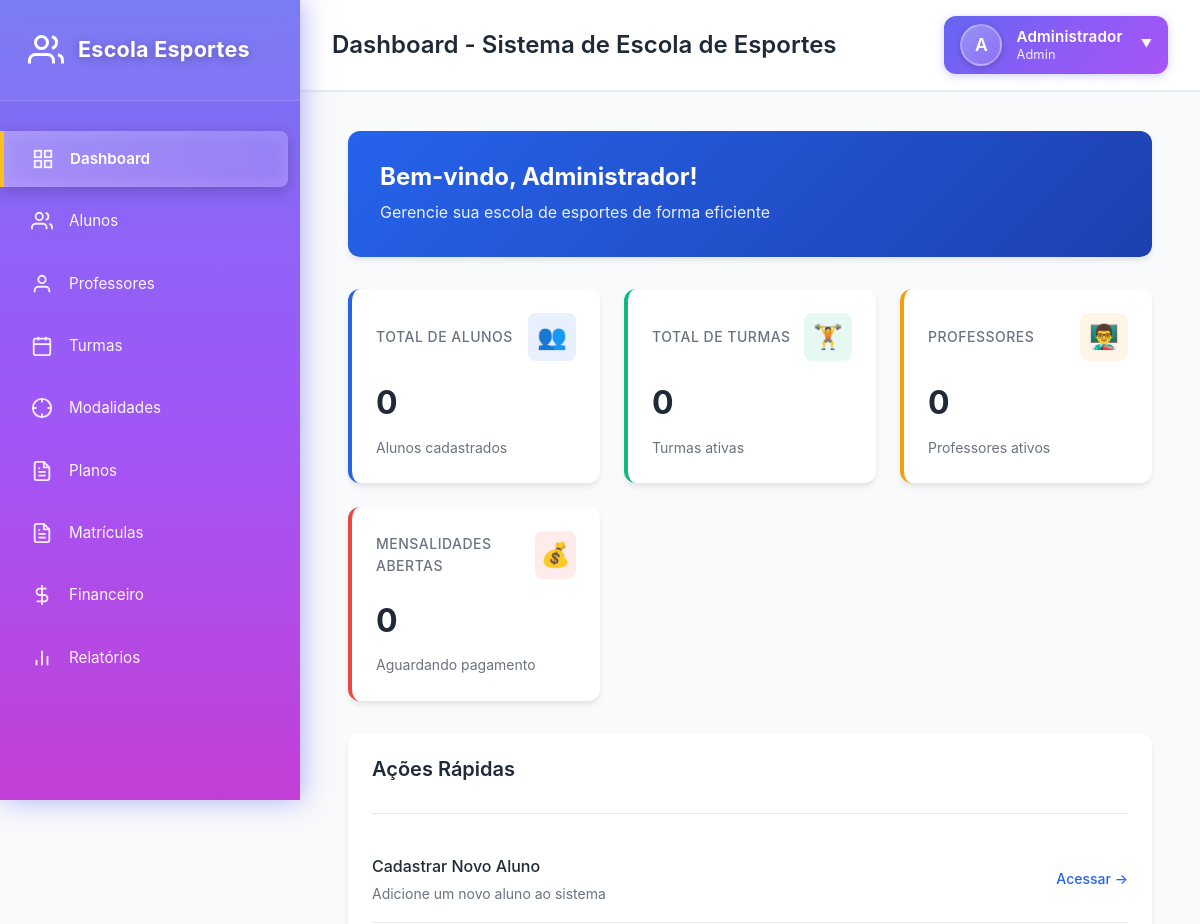
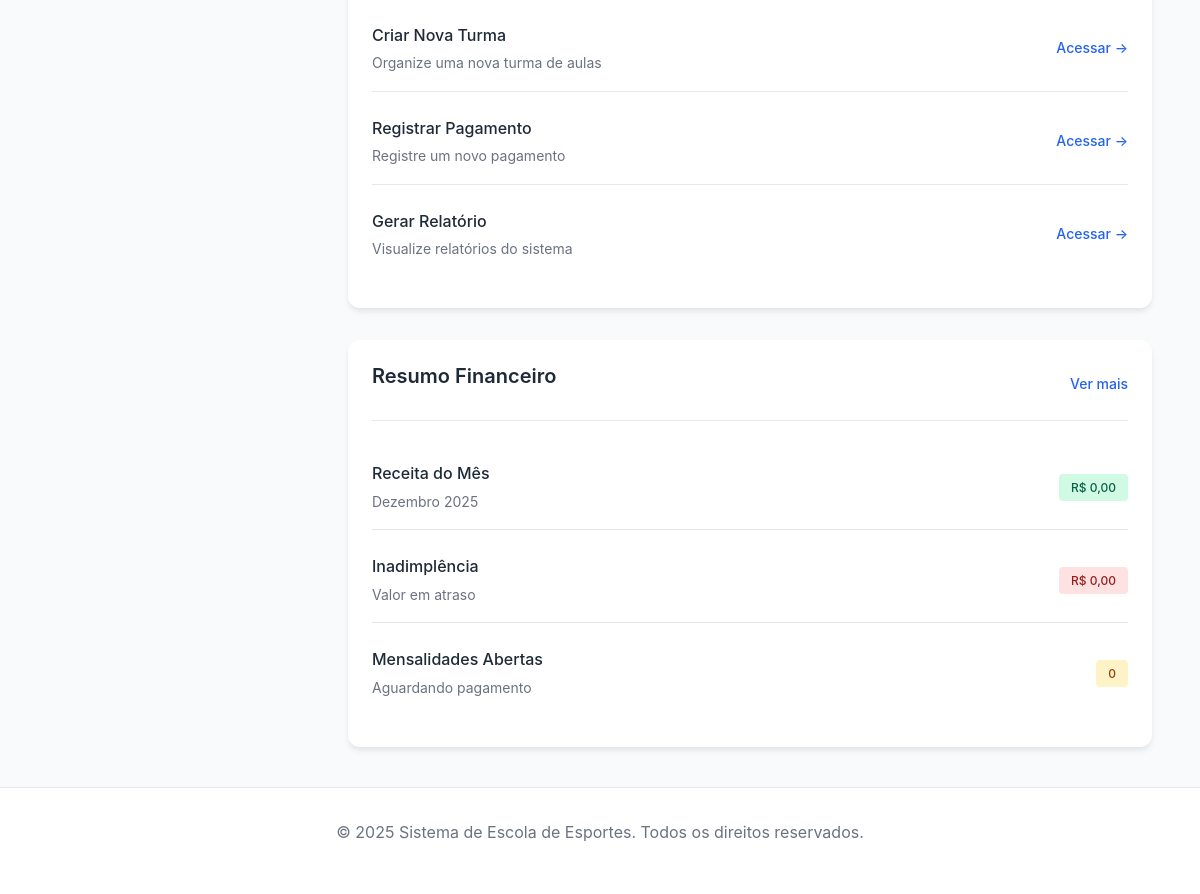
/dashboard (signed in), run on the app's committed database (2 pictures, top to bottom).
### tables this page shows
CREATE TABLE IF NOT EXISTS `usuarios` (
    `id` INT UNSIGNED NOT NULL AUTO_INCREMENT,
    `nome` VARCHAR(255) NOT NULL,
    `email` VARCHAR(255) NOT NULL,
    `senha_hash` VARCHAR(255) NOT NULL,
    `perfil` ENUM('Admin', 'Financeiro', 'Professor', 'Atendente') NOT NULL DEFAULT 'Atendente',
    `ativo` TINYINT(1) NOT NULL DEFAULT 1,
    `dt_cadastro` DATETIME NOT NULL DEFAULT CURRENT_TIMESTAMP,
    `dt_atualizacao` DATETIME DEFAULT NULL ON UPDATE CURRENT_TIMESTAMP,
    PRIMARY KEY (`id`),
    UNIQUE KEY `uk_email` (`email`),
    KEY `idx_perfil` (`perfil`),
    KEY `idx_ativo` (`ativo`)
);

### app/Views/dashboard/index.php (the view)
<div class="dashboard" style="padding: 0;">
    <div class="dashboard-welcome">
        <h2>Bem-vindo, <?= htmlspecialchars($usuario['nome'] ?? 'Usuário', ENT_QUOTES, 'UTF-8') ?>!</h2>
        <p>Gerencie sua escola de esportes de forma eficiente</p>
    </div>
    <div class="stats-grid">
        <div class="stat-card primary">
            <div class="stat-card-header">
                <span class="stat-card-title">Total de Alunos</span>
                <div class="stat-card-icon">👥</div>
            </div>
            <div class="stat-card-value"><?= number_format($stats['total_alunos'] ?? 0, 0, ',', '.') ?></div>
            <div class="stat-card-footer">Alunos cadastrados</div>
        </div>
        <div class="stat-card success">
            <div class="stat-card-header">
                <span class="stat-card-title">Total de Turmas</span>
                <div class="stat-card-icon">🏋️</div>
            </div>
            <div class="stat-card-value"><?= number_format($stats['total_turmas'] ?? 0, 0, ',', '.') ?></div>
            <div class="stat-card-footer">Turmas ativas</div>
        </div>
        <div class="stat-card warning">
            <div class="stat-card-header">
                <span class="stat-card-title">Professores</span>
                <div class="stat-card-icon">👨‍🏫</div>
            </div>
            <div class="stat-card-value"><?= number_format($stats['total_professores'] ?? 0, 0, ',', '.') ?></div>
            <div class="stat-card-footer">Professores ativos</div>
        </div>
        <div class="stat-card danger">
            <div class="stat-card-header">
                <span class="stat-card-title">Mensalidades Abertas</span>
                <div class="stat-card-icon">💰</div>
            </div>
            <div class="stat-card-value"><?= number_format($stats['mensalidades_abertas'] ?? 0, 0, ',', '.') ?></div>
            <div class="stat-card-footer">Aguardando pagamento</div>
        </div>
    </div>
    <div class="dashboard-content">
        <div class="dashboard-card">
            <div class="dashboard-card-header">
                <h3 class="dashboard-card-title">Ações Rápidas</h3>
            </div>
            <ul class="dashboard-list">
                <li class="dashboard-list-item">
                    <div class="dashboard-list-item-info">
                        <div class="dashboard-list-item-title">Cadastrar Novo Aluno</div>
                        <div class="dashboard-list-item-subtitle">Adicione um novo aluno ao sistema</div>
                    </div>
                    <a href="<?= BASE_URL ?>/alunos/create" class="dashboard-card-action">Acessar →</a>
                </li>
                <li class="dashboard-list-item">
                    <div class="dashboard-list-item-info">
                        <div class="dashboard-list-item-title">Criar Nova Turma</div>
                        <div class="dashboard-list-item-subtitle">Organize uma nova turma de aulas</div>
                    </div>
                    <a href="<?= BASE_URL ?>/turmas/create" class="dashboard-card-action">Acessar →</a>
                </li>
                <li class="dashboard-list-item">
                    <div class="dashboard-list-item-info">
                        <div class="dashboard-list-item-title">Registrar Pagamento</div>
                        <div class="dashboard-list-item-subtitle">Registre um novo pagamento</div>
                    </div>
                    <a href="<?= BASE_URL ?>/financeiro/pagamentos/create" class="dashboard-card-action">Acessar →</a>
                </li>
                <li class="dashboard-list-item">
                    <div class="dashboard-list-item-info">
                        <div class="dashboard-list-item-title">Gerar Relatório</div>
                        <div class="dashboard-list-item-subtitle">Visualize relatórios do sistema</div>
                    </div>
                    <a href="<?= BASE_URL ?>/relatorios" class="dashboard-card-action">Acessar →</a>
                </li>
            </ul>
        </div>
        <div class="dashboard-card">
            <div class="dashboard-card-header">
                <h3 class="dashboard-card-title">Resumo Financeiro</h3>
                <a href="<?= BASE_URL ?>/financeiro" class="dashboard-card-action">Ver mais</a>
            </div>
            <ul class="dashboard-list">
                <li class="dashboard-list-item">
                    <div class="dashboard-list-item-info">
                        <div class="dashboard-list-item-title">Receita do Mês</div>
                        <div class="dashboard-list-item-subtitle">
                            <?php
                            $meses = [
                                1 => 'Janeiro', 2 => 'Fevereiro', 3 => 'Março', 4 => 'Abril',
                                5 => 'Maio', 6 => 'Junho', 7 => 'Julho', 8 => 'Agosto',
                                9 => 'Setembro', 10 => 'Outubro', 11 => 'Novembro', 12 => 'Dezembro'
                            ];
                            echo $meses[(int)date('n')] . ' ' . date('Y');
                            ?>
                        </div>
                    </div>
                    <span class="dashboard-list-item-badge success">
                        R$ <?= number_format($stats['receita_mes'] ?? 0, 2, ',', '.') ?>
                    </span>
                </li>
                <li class="dashboard-list-item">
                    <div class="dashboard-list-item-info">
                        <div class="dashboard-list-item-title">Inadimplência</div>
                        <div class="dashboard-list-item-subtitle">Valor em atraso</div>
                    </div>
                    <span class="dashboard-list-item-badge danger">
                        R$ <?= number_format($stats['inadimplencia'] ?? 0, 2, ',', '.') ?>
                    </span>
                </li>
                <li class="dashboard-list-item">
                    <div class="dashboard-list-item-info">
                        <div class="dashboard-list-item-title">Mensalidades Abertas</div>
                        <div class="dashboard-list-item-subtitle">Aguardando pagamento</div>
                    </div>
                    <span class="dashboard-list-item-badge warning">
                        <?= number_format($stats['mensalidades_abertas'] ?? 0, 0, ',', '.') ?>
                    </span>
                </li>
            </ul>
        </div>
    </div>
</div>

### app/Core/Router.php (shortened to what the rows shown need)
<?php
class Router
{
    protected array $routes = [];
    protected array $params = [];
    protected function addRoute(string $method, string $path, string $controller, string $action): void
    {
        $this->routes[] = [
            'method' => $method,
            'path' => $path,
            'controller' => $controller,
            'action' => $action
        ];
    }
    public function resolve(): void
    {
        $uri = $this->getUri();
        $method = $_SERVER['REQUEST_METHOD'] ?? 'GET';
        foreach ($this->routes as $route) {
            if ($route['method'] !== '*' && $route['method'] !== $method) {
                continue;
            }
            $pattern = $this->convertToRegex($route['path']);
            if (preg_match($pattern, $uri, $matches)) {
                array_shift($matches);
                $this->params = $this->extractParams($route['path'], $matches);
                $this->dispatch($route['controller'], $route['action']);
                return;
            }
        }
    }
    protected function convertToRegex(string $path): string
    {
        $pattern = preg_replace('/\{([a-zA-Z0-9_]+)\}/', '___PARAM___', $path);
        $pattern = preg_quote($pattern, '#');
        $pattern = str_replace('\\/', '/', $pattern);
        $pattern = str_replace('___PARAM___', '([^/]+)', $pattern);
        return '#^' . $pattern . '$#';
    }
    protected function extractParams(string $path, array $matches): array
    {
        $params = [];
        return $params;
    }
    protected function getUri(): string
    {
        $uri = $_SERVER['REQUEST_URI'] ?? '/';
        $uri = parse_url($uri, PHP_URL_PATH);
        $basePath = '/mensalidade';
        if (strpos($uri, $basePath) === 0) {
            $uri = substr($uri, strlen($basePath));
        }
        return rtrim($uri, '/') ?: '/';
    }
    protected function dispatch(string $controller, string $action): void
    {
        $controllerInstance = new $controllerClass();
        if (!empty($this->params)) {
            try {
                $reflection = new \ReflectionMethod($controllerInstance, $action);
                $parameters = $reflection->getParameters();
                $args = [];
                foreach ($parameters as $param) {
                    $paramName = $param->getName();
                    if (isset($this->params[$paramName])) {
                        $args[] = $this->params[$paramName];
                    } elseif ($param->isOptional()) {
                        $args[] = $param->getDefaultValue();
                    } else {
                        $this->notFound();
                        return;
                    }
                }
                call_user_func_array([$controllerInstance, $action], $args);
            } catch (\ReflectionException $e) {
                call_user_func_array([$controllerInstance, $action], array_values($this->params));
            }
        } else {
            call_user_func([$controllerInstance, $action]);
        }
    }
}

### app/Views/header.php (shortened to what the rows shown need)
<!DOCTYPE html>
<html lang="pt-BR">
<head>
    <link rel="stylesheet" href="<?= ASSETS_URL ?>/css/main.css">
    <link rel="stylesheet" href="<?= ASSETS_URL ?>/css/forms.css">
    <link rel="stylesheet" href="<?= ASSETS_URL ?>/css/tables.css">
    <link rel="stylesheet" href="<?= ASSETS_URL ?>/css/modals.css">
    <link rel="stylesheet" href="<?= ASSETS_URL ?>/css/tooltips.css">
    <link rel="stylesheet" href="<?= ASSETS_URL ?>/css/dashboard.css">
    <link rel="stylesheet" href="<?= ASSETS_URL ?>/css/sidebar.css">
    <link rel="stylesheet" href="<?= ASSETS_URL ?>/css/alunos.css">
</head>
<body>
    <?php
    $currentUri = $_SERVER['REQUEST_URI'] ?? '/';
    $currentPath = parse_url($currentUri, PHP_URL_PATH);
    $basePath = '/mensalidade';
    if (strpos($currentPath, $basePath) === 0) {
        $currentPath = substr($currentPath, strlen($basePath));
    }
    $currentPath = rtrim($currentPath, '/') ?: '/';
    function isActive($path, $currentPath) {
        if ($path !== '/' && strpos($currentPath, $path) === 0) return true;
        return false;
    }
    ?>
    <?php if (!empty($usuario)): ?>
        <div class="sidebar-container">
            <aside class="sidebar" role="navigation" aria-label="Menu lateral">
                <div class="sidebar-header">
                    <h1 class="sidebar-logo">
                        <span class="sidebar-logo-icon"></span>
                        <span>Escola Esportes</span>
                    </h1>
                </div>
                <nav class="sidebar-menu">
                    <li class="sidebar-menu-item">
                        <a href="<?= BASE_URL ?>/dashboard" class="sidebar-menu-link <?= isActive('/dashboard', $currentPath) || $currentPath === '/' ? 'active' : '' ?>">
                            <span class="sidebar-menu-icon icon-dashboard"></span>
                            <span class="sidebar-menu-text">Dashboard</span>
                        </a>
                    </li>
                    <li class="sidebar-menu-item">
                        <a href="<?= BASE_URL ?>/alunos" class="sidebar-menu-link <?= isActive('/alunos', $currentPath) ? 'active' : '' ?>">
                            <span class="sidebar-menu-icon icon-users"></span>
                            <span class="sidebar-menu-text">Alunos</span>
                        </a>
                    </li>
                    <li class="sidebar-menu-item">
                        <a href="<?= BASE_URL ?>/professores" class="sidebar-menu-link <?= isActive('/professores', $currentPath) ? 'active' : '' ?>">
                            <span class="sidebar-menu-icon icon-teacher"></span>
                            <span class="sidebar-menu-text">Professores</span>
                        </a>
                    </li>
                    <li class="sidebar-menu-item">
                        <a href="<?= BASE_URL ?>/turmas" class="sidebar-menu-link <?= isActive('/turmas', $currentPath) ? 'active' : '' ?>">
                            <span class="sidebar-menu-icon icon-class"></span>
                            <span class="sidebar-menu-text">Turmas</span>
                        </a>
                    </li>
                    <li class="sidebar-menu-item">
                        <a href="<?= BASE_URL ?>/modalidades" class="sidebar-menu-link <?= isActive('/modalidades', $currentPath) ? 'active' : '' ?>">
                            <span class="sidebar-menu-icon icon-sport"></span>
                            <span class="sidebar-menu-text">Modalidades</span>
                        </a>
                    </li>
                    <li class="sidebar-menu-item">
                        <a href="<?= BASE_URL ?>/planos" class="sidebar-menu-link <?= isActive('/planos', $currentPath) ? 'active' : '' ?>">
                            <span class="sidebar-menu-icon icon-plan"></span>
                            <span class="sidebar-menu-text">Planos</span>
                        </a>
                    </li>
                    <li class="sidebar-menu-item">
                        <a href="<?= BASE_URL ?>/matriculas" class="sidebar-menu-link <?= isActive('/matriculas', $currentPath) ? 'active' : '' ?>">
                            <span class="sidebar-menu-icon icon-enrollment"></span>
                            <span class="sidebar-menu-text">Matrículas</span>
                        </a>
                    </li>
                    <li class="sidebar-menu-item">
                        <a href="<?= BASE_URL ?>/financeiro" class="sidebar-menu-link <?= isActive('/financeiro', $currentPath) ? 'active' : '' ?>">
                            <span class="sidebar-menu-icon icon-money"></span>
                            <span class="sidebar-menu-text">Financeiro</span>
                        </a>
                    </li>
                    <li class="sidebar-menu-item">
                        <a href="<?= BASE_URL ?>/relatorios" class="sidebar-menu-link <?= isActive('/relatorios', $currentPath) ? 'active' : '' ?>">
                            <span class="sidebar-menu-icon icon-chart"></span>
                            <span class="sidebar-menu-text">Relatórios</span>
                        </a>
                    </li>
                </nav>
            </aside>
            <div class="main-content-wrapper">
                <header class="main-content-header" role="banner">
                    <h2 class="main-content-title"><?= htmlspecialchars($title ?? 'Sistema de Escola de Esportes', ENT_QUOTES, 'UTF-8') ?></h2>
                    <div class="top-user-menu">
                        <div class="top-user-info" onclick="toggleUserMenu()">
                            <div class="top-user-avatar">
                                <?= strtoupper(substr($usuario['nome'] ?? 'U', 0, 1)) ?>
                            </div>
                            <div class="top-user-details">
                                <div class="top-user-name"><?= htmlspecialchars($usuario['nome'] ?? '', ENT_QUOTES, 'UTF-8') ?></div>
                                <div class="top-user-role"><?= htmlspecialchars($usuario['perfil'] ?? '', ENT_QUOTES, 'UTF-8') ?></div>
                            </div>
                            <span class="top-user-arrow">▼</span>
                        </div>
                    </div>
                </header>
                <main id="main-content" class="main-content-body" role="main">
    <?php else: ?>
        <main id="main-content" role="main">
    <?php endif; ?>

### data on the page
usuarios: nome "A", nome "Administrador", perfil "Admin"

### other printed values
$stats['total_alunos'] "0"
$stats['total_turmas'] "0"
$stats['total_professores'] "0"
$stats['mensalidades_abertas'] "0"
$stats['receita_mes'] "0,00"
$stats['inadimplencia'] "0,00"
